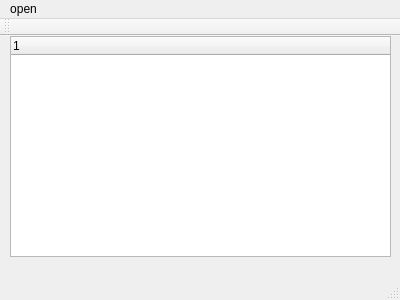
<?xml version="1.0" encoding="UTF-8"?>
<ui version="4.0">
 <class>MainWindow</class>
 <widget class="QMainWindow" name="MainWindow">
  <property name="geometry">
   <rect>
    <x>0</x>
    <y>0</y>
    <width>400</width>
    <height>300</height>
   </rect>
  </property>
  <property name="windowTitle">
   <string>MainWindow</string>
  </property>
  <widget class="QWidget" name="centralWidget">
   <widget class="QTreeWidget" name="treeWidget">
    <property name="geometry">
     <rect>
      <x>10</x>
      <y>0</y>
      <width>381</width>
      <height>221</height>
     </rect>
    </property>
    <column>
     <property name="text">
      <string notr="true">1</string>
     </property>
    </column>
   </widget>
  </widget>
  <widget class="QMenuBar" name="menuBar">
   <property name="geometry">
    <rect>
     <x>0</x>
     <y>0</y>
     <width>400</width>
     <height>22</height>
    </rect>
   </property>
   <widget class="QMenu" name="menuOpen">
    <property name="title">
     <string>open</string>
    </property>
    <addaction name="Open_file"/>
   </widget>
   <addaction name="menuOpen"/>
  </widget>
  <widget class="QToolBar" name="mainToolBar">
   <attribute name="toolBarArea">
    <enum>TopToolBarArea</enum>
   </attribute>
   <attribute name="toolBarBreak">
    <bool>false</bool>
   </attribute>
  </widget>
  <widget class="QStatusBar" name="statusBar"/>
  <action name="Open_file">
   <property name="text">
    <string>open file</string>
   </property>
  </action>
 </widget>
 <layoutdefault spacing="6" margin="11"/>
 <resources/>
 <connections/>
</ui>
